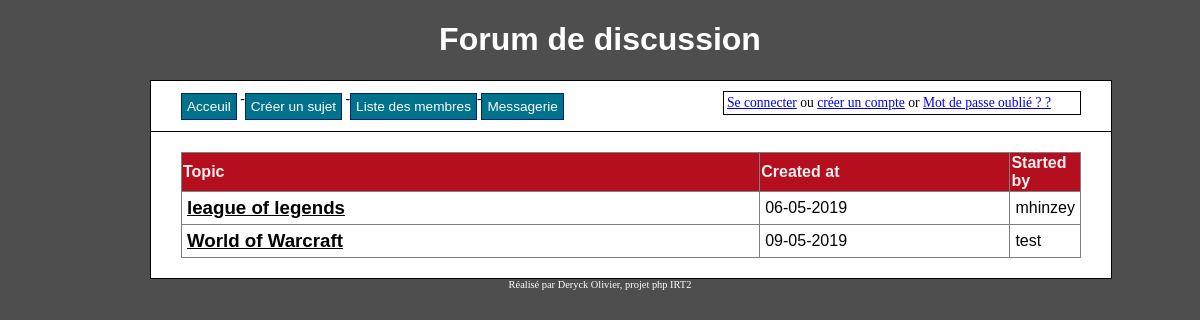
The app's page /codeSource/php/category.php?id=1 with its own data.
### tables this page shows
CREATE TABLE IF NOT EXISTS `topics` (
  `topic_id` int(8) NOT NULL AUTO_INCREMENT,
  `topic_subject` varchar(255) NOT NULL,
  `topic_date` datetime NOT NULL,
  `topic_cat` int(8) NOT NULL,
  `topic_by` int(8) NOT NULL,
  PRIMARY KEY (`topic_id`),
  KEY `topic_cat` (`topic_cat`),
  KEY `topic_by` (`topic_by`)
);

CREATE TABLE IF NOT EXISTS `users` (
  `user_id` int(8) NOT NULL AUTO_INCREMENT,
  `user_name` varchar(30) NOT NULL,
  `user_pass` varchar(255) NOT NULL,
  `user_email` varchar(255) NOT NULL,
  `profil_pic` varchar(260) NOT NULL DEFAULT 'default.png',
  `user_date` datetime NOT NULL,
  `user_level` int(8) NOT NULL DEFAULT '0',
  `description` varchar(300) DEFAULT NULL,
  `country` varchar(63) NOT NULL,
  PRIMARY KEY (`user_id`),
  UNIQUE KEY `user_name_unique` (`user_name`)
);

### codeSource/php/category.php (the view)
<?php
	include 'connect.php';
	include 'header.php';
	$sql =$con->prepare("SELECT * FROM categories WHERE cat_id = :cat");
	$sql->bindValue('cat', $_GET['id'], PDO::PARAM_INT);
	$result=$sql->execute();
	$row = $sql->fetchColumn();
	if(!$sql)
	{
		echo 'Impossible d\'afficher les catégories.' ;
		print_r($sql->errorInfo());
	}
	else
	{
		if($row == 0)
		{
			echo 'Aucune catégorie à afficher.';
		}
		else
		{
			$sql =$con->prepare( "SELECT
			topic_id,
			topic_subject,
			topic_date,
			topic_cat,
			topic_by
			FROM
			topics
			WHERE
			topic_cat = :id");
			$sql->bindValue('id', $_GET['id'], PDO::PARAM_INT);
			$result = $sql->execute();
			if(!$result)
			{
				echo 'Impossible d\'afficher les catégories.';
			}
			else
			{
				if($sql->fetchColumn() == 0)
				{
					echo 'Aucune catégorie à afficher.';
				}
				else
				{
					echo '<table border="1">
					<tr>
					<th>Topic</th>
					<th>Created at</th>
					<th>Started by</th>
					</tr>';
					$sql->execute();
					$results=$sql->fetchAll();
					foreach($results as $row)
					{
						echo '<tr>';
						echo '<td class="leftpart">';
						echo '<h3><a href="topic.php?id=' . $row->topic_id . '">' . htmlentities($row->topic_subject) . '</a><h3>';
						echo '</td>';
						echo '<td class="rightpart">';
						echo date('d-m-Y', strtotime($row->topic_date));
						echo '</td>';
						echo '<td class="rightpart">';
						$user=$con->prepare("SELECT user_name from users where user_id =:by ");
						$user->bindValue('by', $row->topic_by, PDO::PARAM_INT);
						$user->execute();
						$username=$user->fetch();
						echo $username->user_name;
						echo '</td>';
						echo '</tr>';
					}
					echo'</table>';
				}
			}
		}
	}
	include 'footer.php';
?>

### codeSource/css/style.css (style rules this page uses)
body { background-color: #4E4E4E; text-align: center; }
table { border-collapse: collapse; width: 100%; }
table a { color: #000; }
th { background-color: #B40E1F; color: #F0F0F0; }
td { padding: 5px; }
h3 { margin: 0; padding: 0; }
.leftpart { width: 70%; }
.rightpart { width: 30%; }

### records on screen
topics: topic_subject "league of legends", topic_date "06-05-2019", topic_by.user_name "mhinzey"
topics: topic_subject "World of Warcraft", topic_date "09-05-2019", topic_by.user_name "test"
